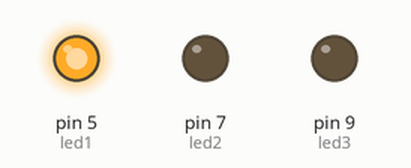
Simulated run of this sketch. Board: Arduino Uno, built with avr-gcc and run on an emulated ATmega328P. On the bench: output pins drawn as LEDs (lit = HIGH).

Above: at 2.5 s.
At 7.5 s:
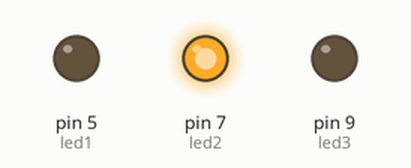
At 12.5 s:
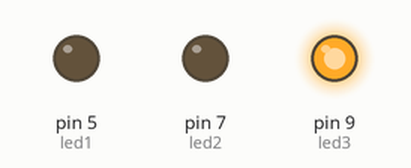
Timing chart, 0 to 19.5 s (numbered marks = the images above):
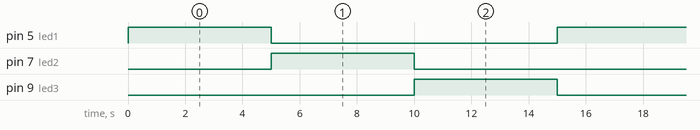

The sketch:

Practica2.ino
```cpp
boolean encendido = false;
int led1=5;
int led2=7;
int led3=9; // Con esto inicializamos las variables que usaremos de puertos //

void setup()
{
  pinMode(led1, OUTPUT); //Abrimos pines para salida//
  pinMode(led2, OUTPUT);
  pinMode(led3, OUTPUT);
}

void loop()
{
digitalWrite(led1, HIGH);
digitalWrite(led2, LOW);
digitalWrite(led3, LOW);
delay(5000);
digitalWrite(led1, LOW);
digitalWrite(led2, HIGH);
digitalWrite(led3, LOW);
delay(5000);
digitalWrite(led1, LOW);
digitalWrite(led2, LOW);
digitalWrite(led3, HIGH);
delay(5000);
}
```

Measured:
- by itself, pin 5 (led1), pin 7 (led2), pin 9 (led3): alternates HIGH for 5.0 s and LOW for 10.0 s
- by itself, everything shown: repeats every 15.0 s, in 3 steps
